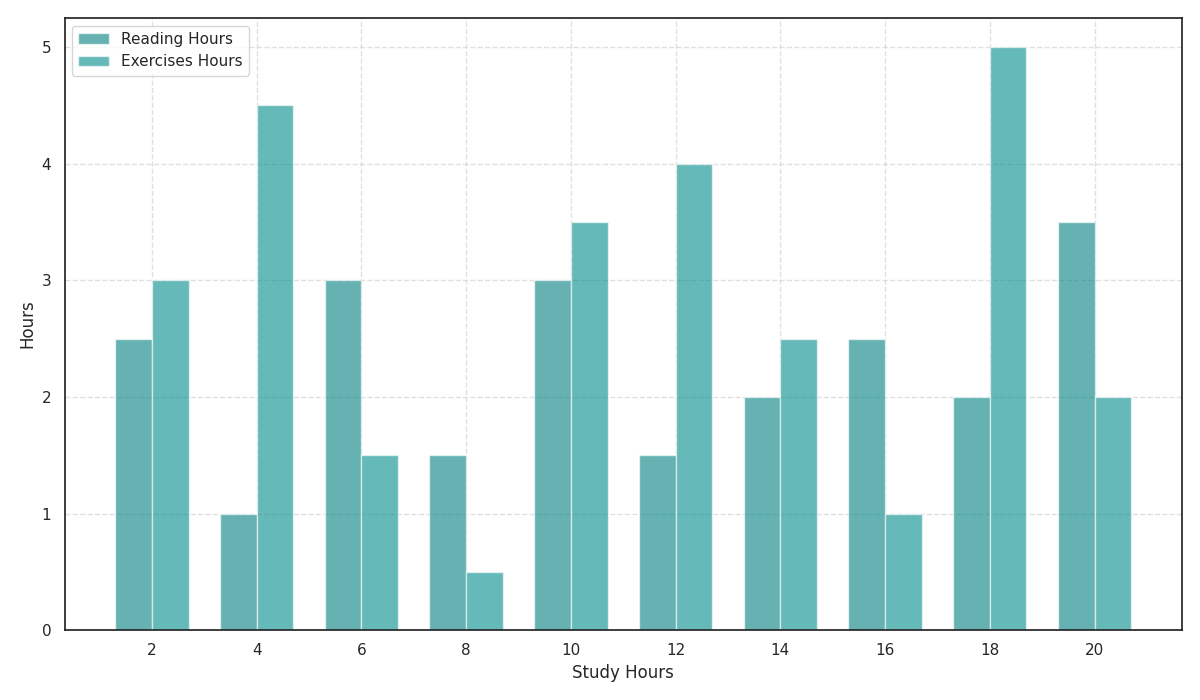

This figure's Python source:
import matplotlib.pyplot as plt
import numpy as np

study_hours = np.array([2, 4, 6, 8, 10, 12, 14, 16, 18, 20])
reading_hours = np.array([1, 1.5, 2, 2.5, 3, 3.5, 3, 2.5, 2, 1.5])
exercises_hours = np.array([0.5, 1, 1.5, 2, 2.5, 3, 3.5, 4, 4.5, 5])

# Randomly shuffle reading_hours and exercises_hours
shuffled_reading_hours = reading_hours[[3, 0, 6, 9, 4, 1, 8, 7, 2, 5]]
shuffled_exercises_hours = exercises_hours[[5, 8, 2, 0, 6, 7, 4, 1, 9, 3]]

fig, ax1 = plt.subplots(figsize=(12, 7))

bar_width = 0.35
bar_positions = np.arange(len(study_hours))

ax1.bar(bar_positions, shuffled_reading_hours, bar_width, color='teal', alpha=0.6, label='Reading Hours')
ax1.bar(bar_positions + bar_width, shuffled_exercises_hours, bar_width, color='darkcyan', alpha=0.6, label='Exercises Hours')

ax1.set_xticks(bar_positions + bar_width / 2)
ax1.set_xticklabels(study_hours)

ax1.set_xlabel("Study Hours")
ax1.set_ylabel("Hours")
ax1.legend()
ax1.grid(True, linestyle='--', alpha=0.6)
fig.tight_layout()

plt.show()
